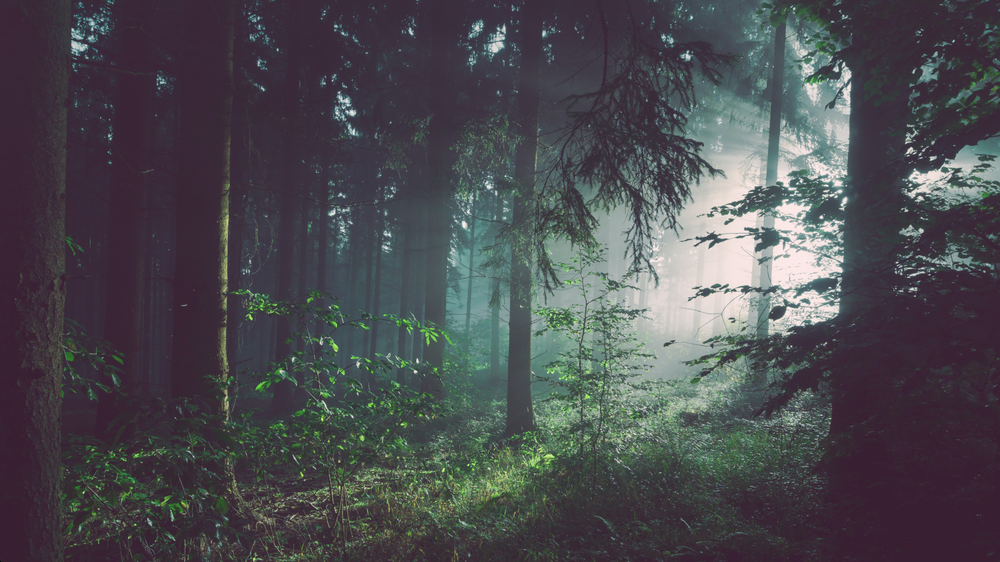
#> input picture pics/Canvas.png, 1000 x 562 px, shrunk from 1920 x 1080 before the run
$ python -i classes.py   (imports and definitions only)
#> lines starting #> are read from the running program, lines starting #| are printed output that depends on the picture; after the words box and inside, x2 and y2 are one past the last pixel; in counts of white or black regions, pixels touching at a corner belong together
import cv2
import random as rand
import numpy as np
import math
import screeninfo


class Piece:
    def __init__(self, piecePath):
#> called with piecePath = 'pics/Canvas.png'
        self.piecePath = piecePath
        self.image = cv2.imread(f'{piecePath}', cv2.IMREAD_UNCHANGED)
#> self.image is the input picture: shape (562, 1000, 4); mean B, G, R, A 80.2, 75.6, 75.9, 255
        self.pieceLocation = np.array([0, 0])
        self.pieceValocity = np.array([30, 0])
        self.mask = self.getMask()

    def getMask(self):
        gray = cv2.cvtColor(self.image, cv2.COLOR_BGR2GRAY)
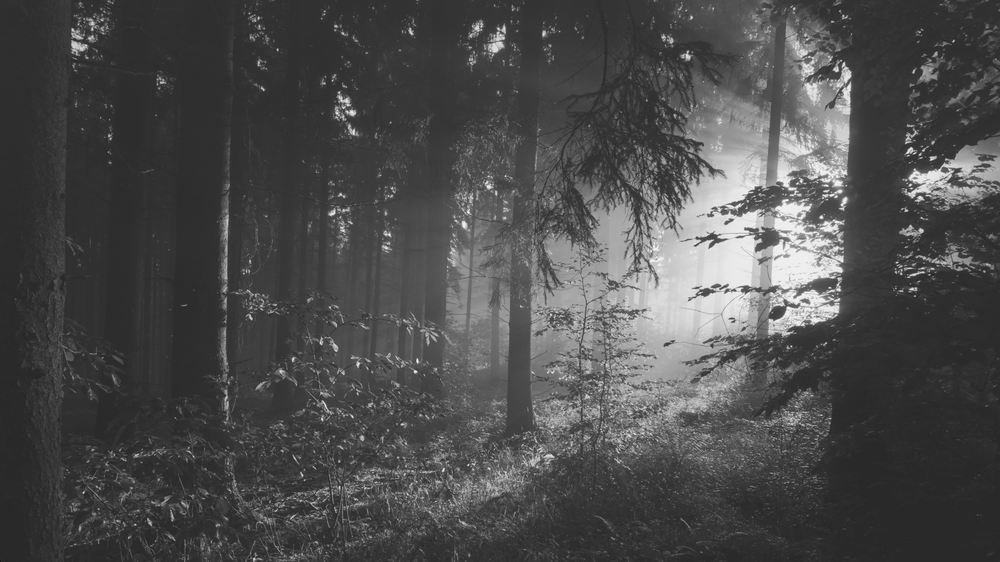
#> gray: shape (562, 1000); min 0, max 247, mean 76.2
        return cv2.threshold(gray, 127, 255, cv2.THRESH_BINARY)[1]
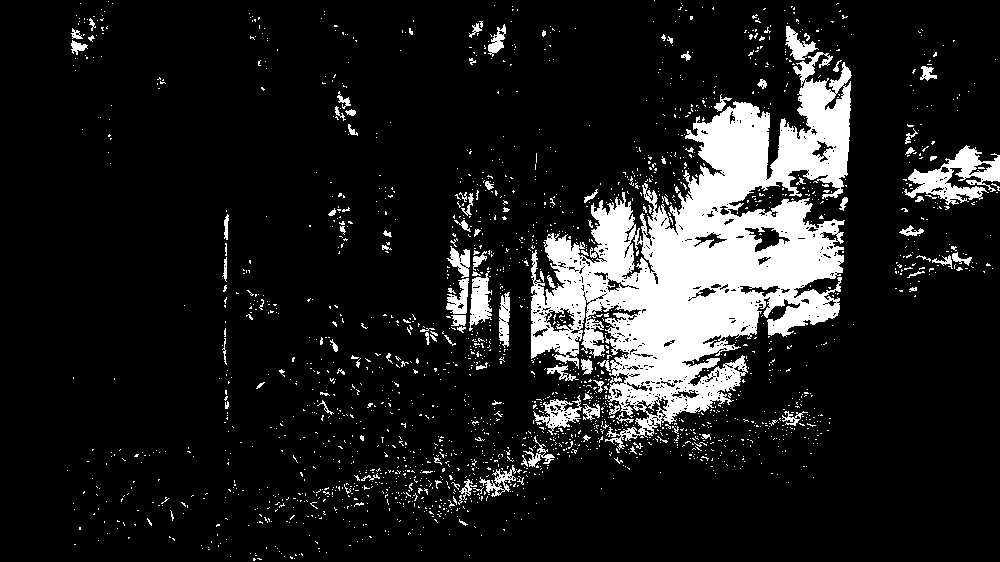
#> returned value: shape (562, 1000); 12.4% white; 2070 white regions (1958 under 20 px), largest, box (x1, y1, x2, y2) and area: (531, 52, 852, 450) 52471, (904, 145, 1000, 205) 2447, (469, 271, 492, 331) 804
    # [68 lines left out: functions draw, rotate_image_2, rotate_image, move, not called in this run]
    def __copy__(self):
        newPiece = Piece(self.piecePath)
        return newPiece


class Game:
    # [53 lines left out: functions __init__, setNewPiece, checkCollision, move, checkGameStatus, not called in this run]

>>> result = Piece('pics/Canvas.png').getMask()
